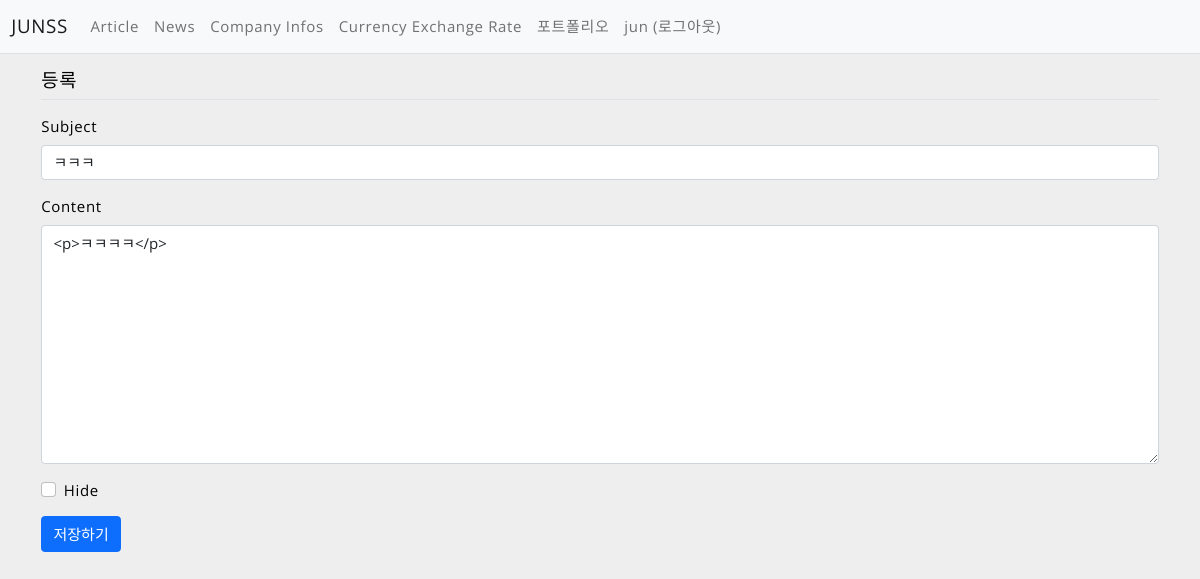
Page /dash/question/modify/306/ (signed in) on the earlier database version.
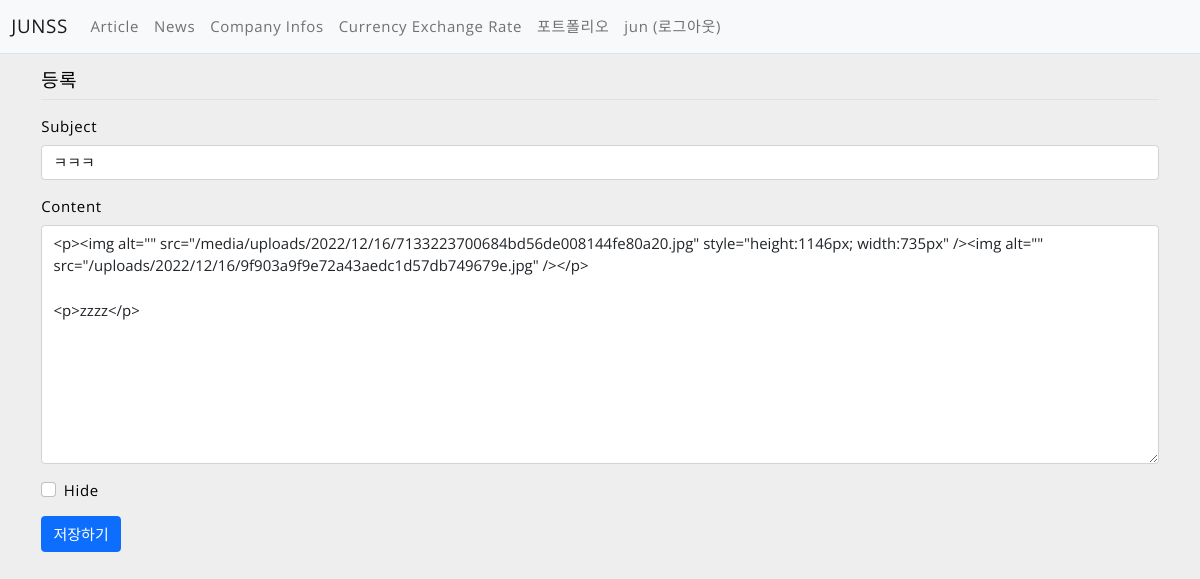
Same page on the later database version.
### dash/models.py (models this page shows, shortened)
class Question(models.Model):
    author = models.ForeignKey(User, on_delete=models.CASCADE, related_name='author_question')
    subject = models.CharField(max_length=200)
    content = RichTextUploadingField(
                                        blank=True,
                                        null=True,
                                        external_plugin_resources=[(
                                            'youtube',
                                            '/static/vendor/ckeditor_plugins/youtube/youtube/',
                                            'plugin.js',
                                        )]
                                    )
    create_date = models.DateTimeField()
    modify_date = models.DateTimeField(null=True, blank=True)
    voter = models.ManyToManyField(User, related_name='voter_question', default=None, blank=True)  # 추천인 추가
    hide = models.BooleanField(default=False, blank=True)

### dash/views/question_views.py (the view)
# urls.py: path('question/modify/<int:question_id>/', question_views.question_modify, name='question_modify'),
@login_required(login_url='common:login')
def question_modify(request, question_id):
    question = get_object_or_404(Question, pk=question_id)
    if request.user != question.author:
        messages.error(request, '수정권한이 없습니다')
        return redirect('dash:detail', question_id=question.id)
    if request.method == "POST":
        form = QuestionForm(request.POST, instance=question)
        if form.is_valid():
            question = form.save(commit=False)
            question.modify_date = timezone.now()  # 수정일시 저장
            question.save()
            return redirect('dash:detail', question_id=question.id)
    else:
        form = QuestionForm(instance=question)
    context = {'form': form}
    return render(request, 'dash/question_form.html', context)

### dash/forms.py
class QuestionForm(forms.ModelForm):
    class Meta:
        model = Question  # 사용할 모델
        fields = ['subject', 'content', 'hide']  # QuestionForm에서 사용할 Question 모델의 속성

### templates/dash/question_form.html (shortened to what this page needs)
{% extends 'base.html' %}
{% load bootstrap5 %}
{% block content %}
<div class="container my-form" >
    <h5 class="my-3 border-bottom pb-2">등록</h5>
    <form method="post" class="my-form">
        {% bootstrap_form form %}
        <button type="submit" class="btn btn-primary">저장하기</button>
    </form>
</div>
{% endblock %}

Differences in the rows shown:
changed Question "ㅋㅋㅋ": content "<p>ㅋㅋㅋㅋ</p>" → "<p><img alt=\"\" src=\"/media/uploads/2022/12/16/7133223700684bd56de008144fe80a20.jpg\" style=\"height:1146px; width:735px\" /><img alt=\"\" src=\"/uploads/2022/12/16/9f903a9f9e72a43aedc1d57db749679e.jpg\" /></p> <p>zzzz</p>"
